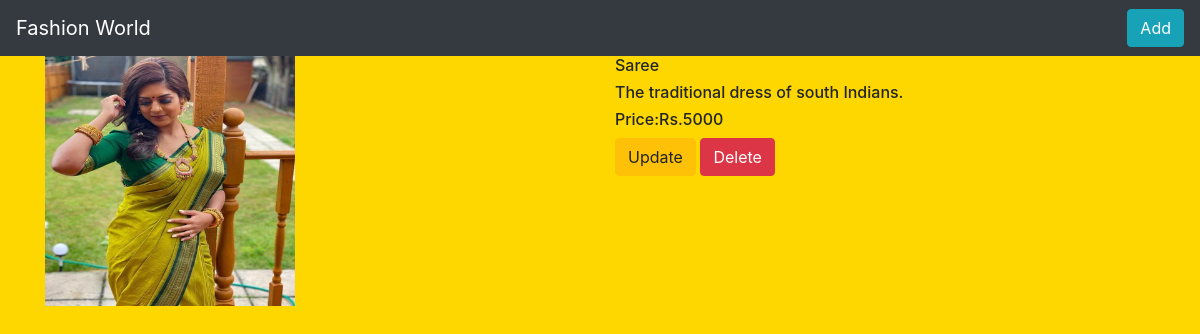
Screenshot of /fashion/1/ with the database file from the repository.
### fashionapp/models.py (models this page shows, shortened)
class Fashion(models.Model):
    name=models.CharField(max_length=250)
    desc=models.TextField()
    price=models.IntegerField()
    img= models.ImageField(upload_to="gallery")

### fashionapp/views.py (the view)
# urls.py: path('fashion/<int:fashion_id>/',views.details,name='details'),
def details(request,fashion_id):
    fashion= Fashion.objects.get(id=fashion_id)
    return render(request,'details.html',{'fashion':fashion})

### templates/details.html
{% extends 'base.html' %}
{% block body %}
<div class="container">
    <div class="row">
        <div class="col-md-6">
            <img src="{{fashion.img.url}}" height="250" width="250">
        </div>
<div class="col-md-6">
   <h6>{{fashion.name}}</h6>
    <h6>{{fashion.desc}}</h6>
    <h6>Price:Rs.{{fashion.price}}</h6>
    <a class= "btn btn-warning" href="{% url 'fashionapp:update' fashion.id %}">Update</a>
    <a class= "btn btn-danger" href="{% url 'fashionapp:delete' fashion.id %}">Delete</a>
</div>
    </div>
</div>
{% endblock %}

### static/style.css (style rules this page uses)
body { background-color:gold; }

### rows the page displays
Fashion: img (picture), name "Saree", desc "The traditional dress of south Indians.", price "5000"
